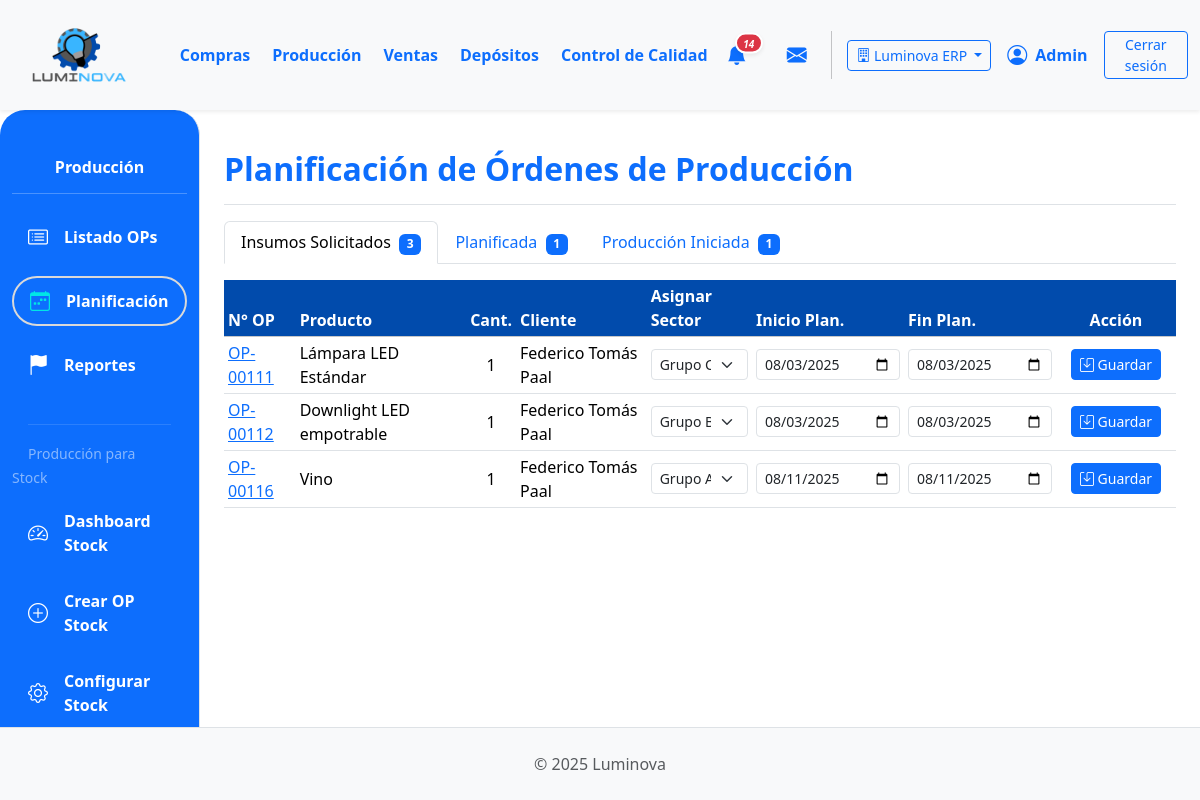
The page /produccion/produccion/planificacion/ (signed in) on the database its author committed.
### App_LUMINOVA/models.py (models this page shows, shortened)
class Empresa(models.Model):
    nombre = models.CharField(max_length=150, unique=True)
    razon_social = models.CharField(max_length=255, blank=True)
    cuit = models.CharField(max_length=20, blank=True)
    direccion = models.CharField(max_length=255, blank=True)
    telefono = models.CharField(max_length=50, blank=True)
    email = models.EmailField(blank=True)
    fecha_creacion = models.DateTimeField(auto_now_add=True)
    activa = models.BooleanField(default=True)
    class Meta:
        verbose_name = "Empresa"
        verbose_name_plural = "Empresas"

class EmpresaScopedModel(models.Model):
    empresa = models.ForeignKey(
        'Empresa',
        on_delete=models.PROTECT,
        related_name="%(app_label)s_%(class)s",
        null=True,
        blank=True,
    )
    EMPRESA_FALLBACK_FIELDS = ()
    class Meta:
        abstract = True

class OrdenProduccion(EmpresaScopedModel):
    EMPRESA_FALLBACK_FIELDS = ("producto_a_producir", "orden_venta_origen")
    TIPO_OP_CHOICES = [
        ('MTO', 'Make to Order (Bajo Demanda)'),
        ('MTS', 'Make to Stock (Para Stock)'),
    ]
    numero_op = models.CharField(
        max_length=20, unique=True, verbose_name="N° Orden de Producción"
    )
    tipo_orden = models.CharField(
        max_length=3,
        choices=TIPO_OP_CHOICES,
        default='MTO',
        verbose_name="Tipo de Orden",
        help_text="MTO: Producción bajo demanda vinculada a una OV, MTS: Producción para stock"
    )
    orden_venta_origen = models.ForeignKey(
        OrdenVenta,
        on_delete=models.SET_NULL,
        null=True,
        blank=True,
        related_name="ops_generadas",
        help_text="Solo para órdenes MTO (Make to Order)"
    )
    producto_a_producir = models.ForeignKey(
        ProductoTerminado, on_delete=models.PROTECT, related_name="ordenes_produccion"
    )
    cantidad_a_producir = models.PositiveIntegerField()
    estado_op = models.ForeignKey(
        EstadoOrden,
        on_delete=models.SET_NULL,
        null=True,
        blank=True,
        related_name="ops_estado",
    )
    fecha_solicitud = models.DateTimeField(default=timezone.now)
    fecha_inicio_real = models.DateTimeField(null=True, blank=True)
    fecha_inicio_planificada = models.DateField(null=True, blank=True)
    fecha_fin_real = models.DateTimeField(null=True, blank=True)
    fecha_fin_planificada = models.DateField(null=True, blank=True)
    sector_asignado_op = models.ForeignKey(
        SectorAsignado,
        on_delete=models.SET_NULL,
        null=True,
        blank=True,
        related_name="ops_sector",
    )
    notas = models.TextField(null=True, blank=True, verbose_name="Notas")
    def get_estado_op_display(self):
        if self.estado_op:
            return self.estado_op.nombre
        return "Sin Estado Asignado"

class EstadoOrden(models.Model):
    nombre = models.CharField(max_length=50)
    empresa = models.ForeignKey(
        'Empresa',
        on_delete=models.CASCADE,
        related_name='estados_orden',
        null=True,
        blank=True,
        help_text='Empresa a la que pertenece este estado (null = compartido)'
    )
    class Meta:
        unique_together = ('nombre', 'empresa')
        verbose_name = "Estado de Orden"
        verbose_name_plural = "Estados de Orden"

class ProductoTerminado(EmpresaScopedModel):
    EMPRESA_FALLBACK_FIELDS = ("deposito", "categoria")
    descripcion = models.CharField(max_length=255)  # Aumentado max_length
    categoria = models.ForeignKey(
        CategoriaProductoTerminado,
        on_delete=models.PROTECT,
        related_name="productos_terminados",
    )
    precio_unitario = models.DecimalField(max_digits=10, decimal_places=2, default=0.00)
    stock = models.IntegerField(default=0)
    stock_minimo = models.IntegerField(
        default=0,
        verbose_name="Stock Mínimo",
        help_text="Nivel mínimo de stock que debe mantenerse (punto de reorden)"
    )
    stock_objetivo = models.IntegerField(
        default=0,
        verbose_name="Stock Objetivo",
        help_text="Nivel deseado de stock después de reabastecer"
    )
    produccion_habilitada = models.BooleanField(
        default=True,
        verbose_name="Habilitado para Producción",
        help_text="Indica si este producto puede ser producido para stock"
    )
    modelo = models.CharField(max_length=50, blank=True, null=True)
    potencia = models.IntegerField(blank=True, null=True)
    acabado = models.CharField(max_length=50, blank=True, null=True)
    color_luz = models.CharField(max_length=50, blank=True, null=True)
    material = models.CharField(max_length=50, blank=True, null=True)
    imagen = models.ImageField(null=True, blank=True, upload_to="productos_terminados/")
    deposito = models.ForeignKey(
        "Deposito",
        on_delete=models.PROTECT,
        related_name="productos_terminados",
        null=True,
        blank=True,
        help_text="Depósito al que pertenece este producto terminado",
    )

class OrdenVenta(EmpresaScopedModel):
    EMPRESA_FALLBACK_FIELDS = ("cliente",)
    ESTADO_CHOICES = [
        ("PENDIENTE", "Pendiente Confirmación"),
        ("CONFIRMADA", "Confirmada (Esperando Producción)"),
        ("INSUMOS_SOLICITADOS", "Insumos Solicitados"),
        ("PRODUCCION_INICIADA", "Producción Iniciada"),
        ("PRODUCCION_CON_PROBLEMAS", "Producción con Problemas"),
        ("LISTA_ENTREGA", "Lista para Entrega"),
        ("COMPLETADA", "Completada/Entregada"),
        ("CANCELADA", "Cancelada"),
    ]
    numero_ov = models.CharField(
        max_length=20, unique=True, verbose_name="N° Orden de Venta"
    )
    cliente = models.ForeignKey(
        Cliente, on_delete=models.PROTECT, related_name="ordenes_venta"
    )
    fecha_creacion = models.DateTimeField(default=timezone.now)
    estado = models.CharField(
        max_length=50, choices=ESTADO_CHOICES, default="PENDIENTE"
    )
    total_ov = models.DecimalField(
        max_digits=12, decimal_places=2, default=0.00, verbose_name="Total OV"
    )
    notas = models.TextField(blank=True, null=True)

class Cliente(EmpresaScopedModel):
    nombre = models.CharField(max_length=150, unique=True)
    direccion = models.TextField(blank=True)
    telefono = models.CharField(max_length=25, blank=True)
    email = models.EmailField(unique=True, null=True, blank=True)

class SectorAsignado(models.Model):
    nombre = models.CharField(max_length=50)
    empresa = models.ForeignKey(
        'Empresa',
        on_delete=models.CASCADE,
        related_name='sectores',
        null=True,
        blank=True,
        help_text='Empresa a la que pertenece este sector (null = compartido)'
    )
    class Meta:
        unique_together = ('nombre', 'empresa')
        verbose_name = "Sector Asignado"
        verbose_name_plural = "Sectores Asignados"

### App_LUMINOVA/views_producción.py (the view, shortened to what this page needs)
@login_required
def planificacion_produccion_view(request):
    estados_finales = ["Completada", "Cancelada"]
    ops_queryset = (
        OrdenProduccion.objects.exclude(estado_op__nombre__in=estados_finales)
        .select_related(
            "producto_a_producir",
            "orden_venta_origen__cliente",
            "estado_op",
            "sector_asignado_op",
        )
        .order_by("estado_op__nombre", "fecha_solicitud")
    )
    from collections import OrderedDict
    ops_por_estado = OrderedDict()
    for op in ops_queryset:
        estado = op.get_estado_op_display()
        if estado not in ops_por_estado:
            ops_por_estado[estado] = []
        ops_por_estado[estado].append(op)
    sectores = SectorAsignado.objects.all().order_by("nombre")
    context = {
        "ops_por_estado": ops_por_estado,
        "sectores_list": sectores,
        "titulo_seccion": "Planificación de Órdenes de Producción",
    }
    return render(request, "produccion/planificacion.html", context)

### App_LUMINOVA/templates/produccion/planificacion.html (shortened to what this page needs)
{% extends 'padre.html' %}
{% load static %}
{% load django_bootstrap5 %}
{% block sidebar_content %}
    {% include 'produccion/produccion_sidebar.html' %}
{% endblock %}
{% block content %}
<div class="d-flex justify-content-between flex-wrap flex-md-nowrap align-items-center pt-3 pb-2 mb-3 border-bottom">
    <h1 class="h2 fw-bold text-primary">{{ titulo_seccion }}</h1>
</div>
{% if ops_por_estado %}
<ul class="nav nav-tabs" id="opTabs" role="tablist">
  {% for estado, ops in ops_por_estado.items %}
    <li class="nav-item" role="presentation">
      <button class="nav-link {% if forloop.first %}active{% endif %}" id="tab-{{ estado|slugify }}" data-bs-toggle="tab" data-bs-target="#tab-content-{{ estado|slugify }}" type="button" role="tab" aria-controls="tab-content-{{ estado|slugify }}" aria-selected="{% if forloop.first %}true{% else %}false{% endif %}">
        {{ estado }} <span class="badge bg-primary ms-1">{{ ops|length }}</span>
      </button>
    </li>
  {% endfor %}
</ul>
<div class="tab-content mt-3" id="opTabsContent">
  {% for estado, ops in ops_por_estado.items %}
    <div class="tab-pane fade {% if forloop.first %}show active{% endif %}" id="tab-content-{{ estado|slugify }}" role="tabpanel" aria-labelledby="tab-{{ estado|slugify }}">
      <div class="table-responsive">
        <table class="table table-sm table-hover align-middle">
          <thead class="table-light">
            <tr>
              <th style="background-color: #014BAC; color: white;">N° OP</th>
              <th style="background-color: #014BAC; color: white;">Producto</th>
              <th class="text-center" style="background-color: #014BAC; color: white;">Cant.</th>
              <th style="background-color: #014BAC; color: white;">Cliente</th>
              <th style="background-color: #014BAC; color: white;">Asignar Sector</th>
              <th style="background-color: #014BAC; color: white;">Inicio Plan.</th>
              <th style="background-color: #014BAC; color: white;">Fin Plan.</th>
              <th class="text-center" style="width: 120px; background-color: #014BAC; color: white;">Acción</th>
            </tr>
          </thead>
          <tbody>
            {% for op in ops %}
            <form method="post" action="{% url 'App_LUMINOVA:planificacion_produccion' %}">
              <tr>
                <td><a href="{% url 'App_LUMINOVA:produccion_detalle_op' op.id %}">{{ op.numero_op }}</a></td>
                <td>{{ op.producto_a_producir.descripcion|truncatechars:25 }}</td>
                <td class="text-center">{{ op.cantidad_a_producir }}</td>
                <td>{{ op.orden_venta_origen.cliente.nombre|default_if_none:"N/A" }}</td>
                <td>
                  <select name="sector_asignado_op" class="form-select form-select-sm">
                    {% for sector in sectores_list %}
                    <option value="{{ sector.id }}" {% if op.sector_asignado_op == sector %}selected{% endif %}>
                      {{ sector.nombre }}
                    </option>
                    {% endfor %}
                  </select>
                </td>
                <td>
                  <input type="date" name="fecha_inicio_planificada" value="{{ op.fecha_inicio_planificada|date:'Y-m-d'|default:'' }}" class="form-control form-control-sm">
                </td>
                <td>
                  <input type="date" name="fecha_fin_planificada" value="{{ op.fecha_fin_planificada|date:'Y-m-d'|default:'' }}" class="form-control form-control-sm">
                </td>
                <td class="text-center">
                  <button type="submit" class="btn btn-primary btn-sm">
                    <i class="bi bi-save"></i> Guardar
                  </button>
                </td>
              </tr>
            </form>
            {% endfor %}
          </tbody>
        </table>
      </div>
    </div>
  {% endfor %}
</div>
{% else %}
    <div class="alert alert-success mt-3" role="alert">
        <i class="bi bi-check-circle-fill"></i> ¡Excelente! No hay órdenes de producción activas para planificar.
    </div>
{% endif %}
{% endblock %}

### App_LUMINOVA/templates/shared/header.html (shortened to what this page needs)
{% load static %}
<header>
    <nav class="navbar navbar-expand-lg navbar-light bg-light shadow-sm p-0">
        <div class="container-fluid d-flex align-items-center">
            <div class="col-md-3 col-lg-1">
                <a class="navbar-brand d-flex align-items-center ms-3" href="{% url 'App_LUMINOVA:dashboard' %}">
                    <img src="{% static 'img/logo.png' %}" alt="Luminova Logo" height="100" width="100" class="d-inline-block align-text-top me-2">
                </a>
            </div>
            <div class="collapse navbar-collapse" id="navbarContent" style="padding-left: 5%;">
                <ul class="navbar-nav mb-2 mb-lg-0 d-flex justify-content-around w-100">
                    <li class="nav-item"><a class="nav-link text-primary fw-bold" href="{% url 'App_LUMINOVA:compras_lista_oc' %} ">Compras</a></li>
                    <li class="nav-item"><a class="nav-link text-primary fw-bold" href="{% url 'App_LUMINOVA:produccion_principal' %}">Producción</a></li>
                    <li class="nav-item"><a class="nav-link text-primary fw-bold" href="{% url 'App_LUMINOVA:ventas_lista_ov' %}">Ventas</a></li>
                    <li class="nav-item"><a class="nav-link text-primary fw-bold" href="{% url 'App_LUMINOVA:seleccionar_deposito' %}">Depósitos</a></li>
                    <li class="nav-item"><a class="nav-link text-primary fw-bold" href="{% url 'App_LUMINOVA:control_calidad_view' %}">Control de Calidad</a></li>
                </ul>
                <div class="navbar-nav ms-auto d-flex flex-row align-items-center">
                    {% if user.is_authenticated %}
                        <div class="nav-item dropdown me-3">
                            <a class="nav-link px-2 position-relative d-flex align-items-center" href="#" role="button" data-bs-toggle="dropdown" aria-expanded="false" title="Notificaciones">
                                <i class="bi bi-bell-fill fs-5 text-primary">
                                    {% if total_notificaciones > 0 %}
                                    <span class="position-absolute translate-middle badge rounded-pill bg-danger shadow-sm" style="font-size: 0.5em; min-width:18px; border:2px solid #fff; margin-top: 3px; margin-left: 2px; display: inline-block; text-align: center;">{{ total_notificaciones }}</span>
                                    {% endif %}
                                </i>
                            </a>
                        </div>
                        <div class="nav-item dropdown ms-2" id="dropdown-mensajes">
                            <a class="nav-link px-2 position-relative d-flex align-items-center" href="#" id="mensajesDropdown" role="button" data-bs-toggle="dropdown" aria-expanded="false" title="Mensajes">
                                <i class="bi bi-envelope-fill fs-5 text-primary"></i>
                            </a>
                        </div>
                        <div class="nav-item d-flex align-items-center">
                            {% if empresas_disponibles|length > 1 %}
                            <div class="dropdown me-3">
                                <button class="btn btn-sm btn-outline-primary dropdown-toggle" type="button" id="empresaDropdown" data-bs-toggle="dropdown" aria-expanded="false" title="Cambiar empresa">
                                    <i class="bi bi-building"></i>
                                    <span class="d-none d-lg-inline">{{ empresa_actual.nombre|truncatechars:20 }}</span>
                                </button>
                            </div>
                            {% endif %}
                             <i class="bi bi-person-circle fs-5 text-primary"></i>
                             <span class="ms-2 fw-bold text-primary">{{ user.first_name|default:user.username|capfirst }}</span>
                        </div>
                        <div class="nav-item ms-3">
                            <a class="btn btn-outline-primary btn-sm btn-CS" href="#" id="logout-btn">Cerrar sesión</a>
                        </div>
                    {% endif %}
                </div>
            </div>
        </div>
    </nav>
</header>

### rows shown on the page
Empresa: nombre "Luminova ERP"
OrdenProduccion: nombre "Insumos Solicitados", ops "3", numero_op "OP-00111", producto_a_producir.descripcion "Lámpara LED Estándar", cantidad_a_producir "1", orden_venta_origen.cliente.nombre "Federico Tomás Paal", sector_asignado_op "Grupo C", fecha_inicio_planificada "08/03/2025", fecha_fin_planificada "08/03/2025"
OrdenProduccion: nombre "Planificada", ops "1"
OrdenProduccion: nombre "Producción Iniciada", ops "1"
OrdenProduccion: numero_op "OP-00112", producto_a_producir.descripcion "Downlight LED empotrable", cantidad_a_producir "1", orden_venta_origen.cliente.nombre "Federico Tomás Paal", sector_asignado_op "Grupo B", fecha_inicio_planificada "08/03/2025", fecha_fin_planificada "08/03/2025"
OrdenProduccion: numero_op "OP-00116", producto_a_producir.descripcion "Vino", cantidad_a_producir "1", orden_venta_origen.cliente.nombre "Federico Tomás Paal", sector_asignado_op "Grupo A", fecha_inicio_planificada "08/11/2025", fecha_fin_planificada "08/11/2025"

### other values the page prints
{{ total_notificaciones }} "14"
{{ user.first_name|default:user.username|capfirst }} "Admin"
{{ titulo_seccion }} "Planificación de Órdenes de Producción"
